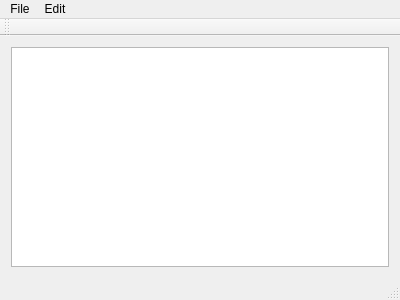
<?xml version="1.0" encoding="UTF-8"?>
<ui version="4.0">
 <class>Notepad</class>
 <widget class="QMainWindow" name="Notepad">
  <property name="geometry">
   <rect>
    <x>0</x>
    <y>0</y>
    <width>400</width>
    <height>300</height>
   </rect>
  </property>
  <property name="windowTitle">
   <string>Notepad</string>
  </property>
  <widget class="QWidget" name="centralWidget">
   <layout class="QVBoxLayout" name="verticalLayout">
    <item>
     <widget class="QTextEdit" name="textEdit"/>
    </item>
   </layout>
  </widget>
  <widget class="QMenuBar" name="menuBar">
   <property name="geometry">
    <rect>
     <x>0</x>
     <y>0</y>
     <width>400</width>
     <height>28</height>
    </rect>
   </property>
   <widget class="QMenu" name="menuNew">
    <property name="title">
     <string>File</string>
    </property>
    <addaction name="actionNew"/>
    <addaction name="actionOpen"/>
    <addaction name="actionSave"/>
    <addaction name="actionSave_as"/>
    <addaction name="actionPrint"/>
    <addaction name="actionExit"/>
   </widget>
   <widget class="QMenu" name="menuEdit">
    <property name="title">
     <string>Edit</string>
    </property>
    <addaction name="actionCopy"/>
    <addaction name="actionPaste"/>
   </widget>
   <addaction name="menuNew"/>
   <addaction name="menuEdit"/>
  </widget>
  <widget class="QToolBar" name="mainToolBar">
   <attribute name="toolBarArea">
    <enum>TopToolBarArea</enum>
   </attribute>
   <attribute name="toolBarBreak">
    <bool>false</bool>
   </attribute>
  </widget>
  <widget class="QStatusBar" name="statusBar"/>
  <action name="actionNew">
   <property name="text">
    <string>New</string>
   </property>
  </action>
  <action name="actionOpen">
   <property name="text">
    <string>Open</string>
   </property>
  </action>
  <action name="actionSave">
   <property name="text">
    <string>Save</string>
   </property>
  </action>
  <action name="actionSave_as">
   <property name="text">
    <string>Save as</string>
   </property>
  </action>
  <action name="actionPrint">
   <property name="text">
    <string>Print</string>
   </property>
  </action>
  <action name="actionExit">
   <property name="text">
    <string>Exit</string>
   </property>
  </action>
  <action name="actionCopy">
   <property name="text">
    <string>Copy</string>
   </property>
  </action>
  <action name="actionPaste">
   <property name="text">
    <string>Paste</string>
   </property>
  </action>
 </widget>
 <layoutdefault spacing="6" margin="11"/>
 <resources/>
 <connections/>
</ui>
